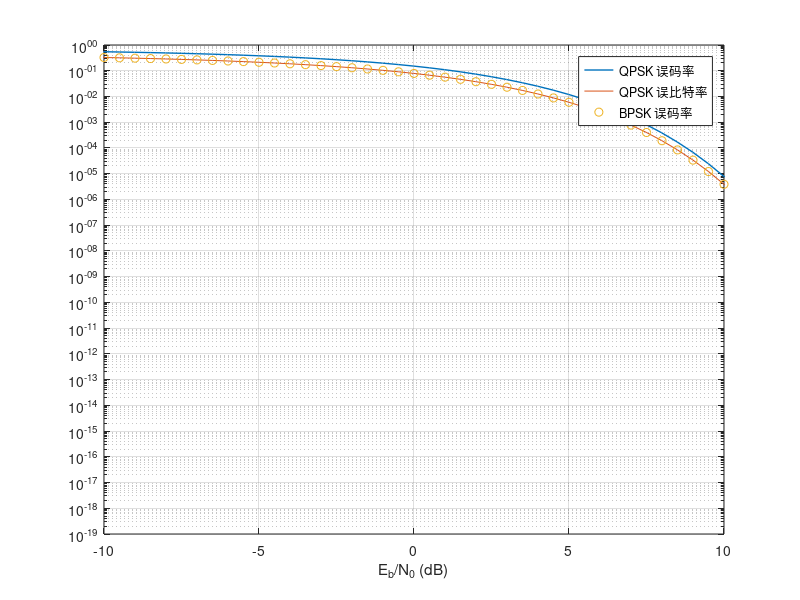

Here is the MATLAB script that generated this plot:
clear all;
close all;
clc;

SNR_dB = -10:0.5:16;
% 比特信噪比
EbN0dB = SNR_dB - 10*log10(2);
SNR = 10.^(SNR_dB/10);
Pe_qpsk = 1 - (1- 0.5*erfc(sqrt(SNR/2))).^2;
Pb_qpsk = 0.5*erfc(sqrt(SNR/2));
Pe_bpsk = 0.5*erfc(sqrt(SNR));
semilogy(EbN0dB, Pe_qpsk, 'LineWidth', 1)
hold on
semilogy(EbN0dB, Pb_qpsk)
hold on
semilogy(SNR_dB, Pe_bpsk, 'o')
xlim([-10, 10])
xlabel('E_b/N_0 (dB)')
grid on
legend('QPSK 误码率', 'QPSK 误比特率', 'BPSK 误码率')

